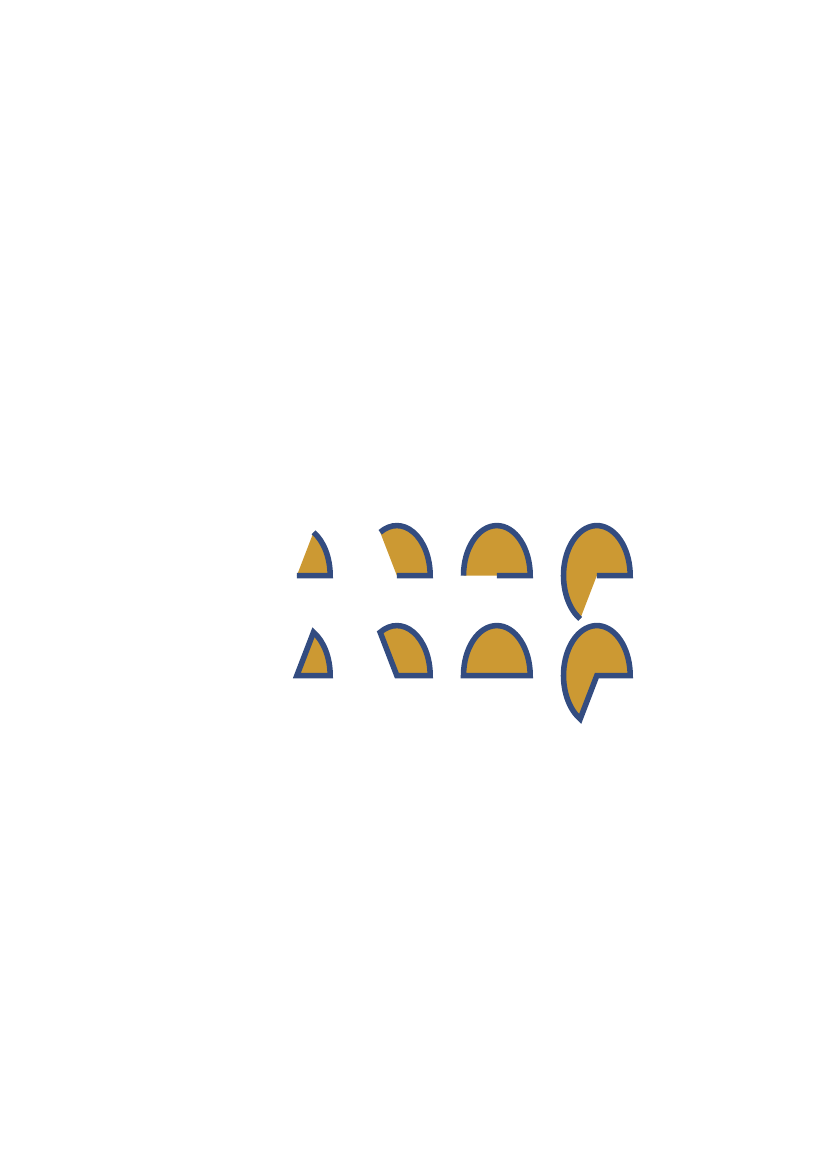

The Python source for this figure:
from reportlab.pdfgen.canvas import Canvas
from reportlab.lib.units import inch, cm
from reportlab.lib.pagesizes import A4


def translate(canvas):
    canvas.translate(dx=5*cm, dy=10*cm)


def scale(canvas):
    canvas.scale(x=1.0, y=1.0)


def closingfigures(canvas):
    h = inch/3.0
    k = inch/2.0
    canvas.setStrokeColorRGB(r=0.2, g=0.3, b=0.5)
    canvas.setFillColorRGB(r=0.8, g=0.6, b=0.2)
    canvas.setLineWidth(4)

    p = canvas.beginPath()

    for i in (1, 2, 3, 4):

        for j in (1, 2):
            xc, yc = inch*i, inch*j
            p.moveTo(xc, yc)
            p.arcTo(xc-h, yc-k, xc+h, yc+k, startAng=0, extent=60*i)

            # close only the first one, not the second one
            if j == 1:
                p.close()
    canvas.drawPath(p, fill=1, stroke=1)


if __name__ == '__main__':
    pdf = Canvas(filename="closing_figures.pdf", pagesize=A4)
    translate(pdf)
    scale(pdf)
    closingfigures(pdf)
    pdf.showPage()
    pdf.save()
